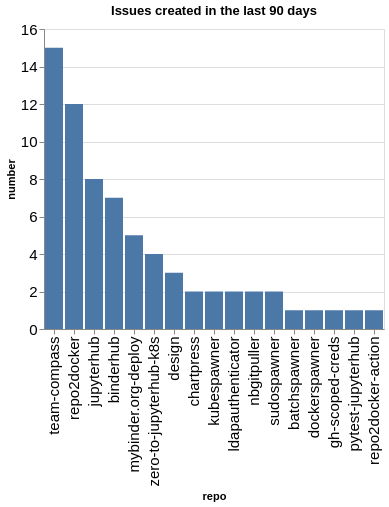

This figure's notebook cell:
### Code cell
created_counts = created.groupby(['org', 'repo']).count()['number'].reset_index()
created_counts['org/repo'] = created_counts.apply(lambda a: a['org'] + '/' + a['repo'], axis=1)
sorted_vals = created_counts.sort_values(['org', 'number'], ascending=False)['repo'].values
alt.Chart(data=created_counts, title=f"Issues created in the last {n_days} days").mark_bar().encode(
    x=alt.X('repo', sort=alt.Sort(sorted_vals.tolist())),
    y='number',
)

### Figure 1 — Vega-Lite specification as saved in the notebook (floating-point values rounded to 4 significant figures)
{"config": {"axisLeft": {"labelFontSize": 15}, "axisBottom": {"labelFontSize": 15}}, "data": {"name": "data-c61f9ccb017558dc2eda5b6d1e74667c"}, "mark": {"type": "bar"}, "encoding": {"x": {"field": "repo", "sort": ["team-compass", "repo2docker", "jupyterhub", "binderhub", "mybinder.org-deploy", "zero-to-jupyterhub-k8s", "design", "chartpress", "kubespawner", "ldapauthenticator", "nbgitpuller", "sudospawner", "batchspawner", "dockerspawner", "gh-scoped-creds", "pytest-jupyterhub", "repo2docker-action"], "type": "nominal"}, "y": {"field": "number", "type": "quantitative"}}, "title": "Issues created in the last 90 days", "$schema": "https://vega.github.io/schema/vega-lite/v5.20.1.json", "datasets": {"data-c61f9ccb017558dc2eda5b6d1e74667c": [{"org": "jupyterhub", "repo": "batchspawner", "number": 1, "org/repo": "jupyterhub/batchspawner"}, {"org": "jupyterhub", "repo": "binderhub", "number": 7, "org/repo": "jupyterhub/binderhub"}, {"org": "jupyterhub", "repo": "chartpress", "number": 2, "org/repo": "jupyterhub/chartpress"}, {"org": "jupyterhub", "repo": "design", "number": 3, "org/repo": "jupyterhub/design"}, {"org": "jupyterhub", "repo": "dockerspawner", "number": 1, "org/repo": "jupyterhub/dockerspawner"}, {"org": "jupyterhub", "repo": "gh-scoped-creds", "number": 1, "org/repo": "jupyterhub/gh-scoped-creds"}, {"org": "jupyterhub", "repo": "jupyterhub", "number": 8, "org/repo": "jupyterhub/jupyterhub"}, {"org": "jupyterhub", "repo": "kubespawner", "number": 2, "org/repo": "jupyterhub/kubespawner"}, {"org": "jupyterhub", "repo": "ldapauthenticator", "number": 2, "org/repo": "jupyterhub/ldapauthenticator"}, {"org": "jupyterhub", "repo": "mybinder.org-deploy", "number": 5, "org/repo": "jupyterhub/mybinder.org-deploy"}, {"org": "jupyterhub", "repo": "nbgitpuller", "number": 2, "org/repo": "jupyterhub/nbgitpuller"}, {"org": "jupyterhub", "repo": "pytest-jupyterhub", "number": 1, "org/repo": "jupyterhub/pytest-jupyterhub"}, {"org": "jupyterhub", "repo": "repo2docker", "number": 12, "org/repo": "jupyterhub/repo2docker"}, {"org": "jupyterhub", "repo": "repo2docker-action", "number": 1, "org/repo": "jupyterhub/repo2docker-action"}, {"org": "jupyterhub", "repo": "sudospawner", "number": 2, "org/repo": "jupyterhub/sudospawner"}, {"org": "jupyterhub", "repo": "team-compass", "number": 15, "org/repo": "jupyterhub/team-compass"}, {"org": "jupyterhub", "repo": "zero-to-jupyterhub-k8s", "number": 4, "org/repo": "jupyterhub/zero-to-jupyterhub-k8s"}]}}
